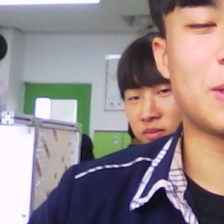
#> input picture 소프트웨어/TF/train_test_set/test_set/face44.jpg, 224 x 224 px, given in place of the camera
$ python record.py
#> lines starting #> are read from the running program, lines starting #| are printed output that depends on the picture; after the words box and inside, x2 and y2 are one past the last pixel; in counts of white or black regions, pixels touching at a corner belong together
import cv2
import os

if not os.path.isdir('./train_set/'):
    os.mkdir('./train_set/')

if not os.path.isdir('./test_set/'):
    os.mkdir('./test_set/')

cap = cv2.VideoCapture(0)

def save_face():
    face_cascade = cv2.CascadeClassifier('./haarcascade_frontalface_default.xml')
    ScaleFactor = 1.01
    i = 0
    if face_cascade.empty():
	    raise IOError('Unable to load the face cascade classifier xml file')

    while True:
        ret, frame = cap.read()
#> frame is the input picture: shape (224, 224, 3); mean B, G, R 137.4, 135.5, 148.2

        frame = cv2.flip(frame,1)
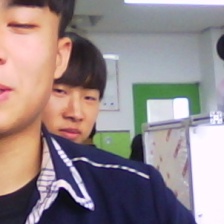
#> frame: shape (224, 224, 3); mean B, G, R 137.4, 135.5, 148.2

        if ret:
            gray = cv2.cvtColor(frame, cv2.COLOR_BGR2GRAY)
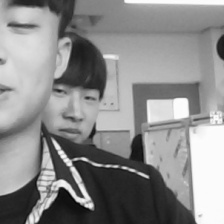
#> gray: shape (224, 224); min 5, max 255, mean 139.5

            face_rects = face_cascade.detectMultiScale(gray,ScaleFactor,1,minSize=(224,224))
#> face_rects = ()

            if not face_rects == []:
                size = (0,0,0,0)
                for rect in face_rects:
                    if size[2] < rect[2]:
                        size = rect
#> this loop made 0 passes
#> after the loop, size = (0, 0, 0, 0)
                (x, y, w, h) = size
#> x = 0; y = 0; w = 0; h = 0

                if cv2.waitKey(1) & 0xFF == ord('s'):
#> (key q is pressed here)
                    print(i,' ',h,' ',w)
                    if  h != 0 and w != 0:
                        face = frame[y:y+h, x:x+w]
                        face = cv2.resize(face, (224, 224), interpolation=cv2.INTER_AREA)
                        cv2.imwrite('./train_set/face{0}.jpg'.format(i),face)
                        i = i + 1
                        cv2.putText(frame,'saving',(0,50),cv2.FONT_HERSHEY_SIMPLEX,1,(0,255,0),2)

                cv2.rectangle(frame,(x,y),(x+w,y+h),(255,0,0),2)
#> frame: shape (224, 224, 3); 0.01% of pixels changed, all inside (x1, y1, x2, y2) = (0, 0, 2, 2)

            cv2.putText(frame,'q:quit s:save scaleFactor : ' + str(ScaleFactor),(0,25),cv2.FONT_HERSHEY_SIMPLEX,1,(0,0,0),2)
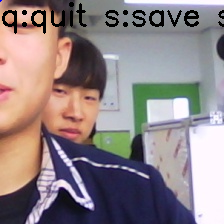
#> frame: shape (224, 224, 3); mean B, G, R 133.9, 131.9, 144.2

            key = cv2.waitKey(1) & 0xFF
#> (key q is pressed here)

            if key==0:
                ScaleFactor = ScaleFactor + 0.01
            elif key==1:
                ScaleFactor = ScaleFactor - 0.01

            cv2.imshow('frame',frame)

        if cv2.waitKey(1) & 0xFF == ord('q'):
#> (key q is pressed here)
            break

def save_frame():
    i=0
    while True:
        ret, frame = cap.read()
        frame = cv2.flip(frame,1)
        if ret:
            if cv2.waitKey(2) & 0xFF == ord('s'):
                cv2.imwrite('./train_set/frame{0}.jpg'.format(i),frame)
                i = i + 1
                cv2.putText(frame,'saving',(0,50),cv2.FONT_HERSHEY_SIMPLEX,1,(0,255,0),2)
            x=int(len(frame[0])/2)
            y=int(len(frame)/2)
            cv2.rectangle(frame,(x-112,y-112),(x+112,y+112),(255,0,0),2)
            cv2.putText(frame,'q:quit s:save',(0,25),cv2.FONT_HERSHEY_SIMPLEX,1,(0,0,0),2)

            cv2.imshow('frame',frame)

        if cv2.waitKey(2) & 0xFF == ord('q'):
            break
    pass

if __name__ == "__main__":

    save_face()
    #save_frame()

$ run again, on 소프트웨어/TF/train_test_set/test_set/face45.jpg
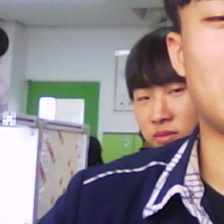
#> input picture 소프트웨어/TF/train_test_set/test_set/face45.jpg, 224 x 224 px, given in place of the camera
#> in save_face, frame is the input picture: shape (224, 224, 3); mean B, G, R 138.3, 136.3, 146.4
#> in save_face, `gray = cv2.cvtColor(frame, cv2.COLOR_BGR2GRAY)`:
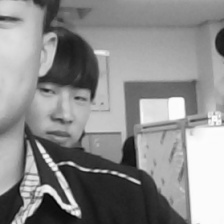
#> gray: shape (224, 224); min 3, max 253, mean 139.6
#> face_rects = ()
#> after the loop in save_face, `for rect in face_rects:`: size = (0, 0, 0, 0)
#> x = 0
#> in save_face, `cv2.putText(frame,'q:quit s:save scaleFactor : ' + str(ScaleFactor),(0..`:
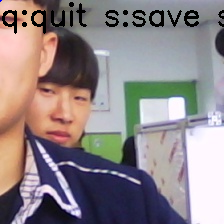
#> frame: shape (224, 224, 3); mean B, G, R 135, 132.8, 142.6
